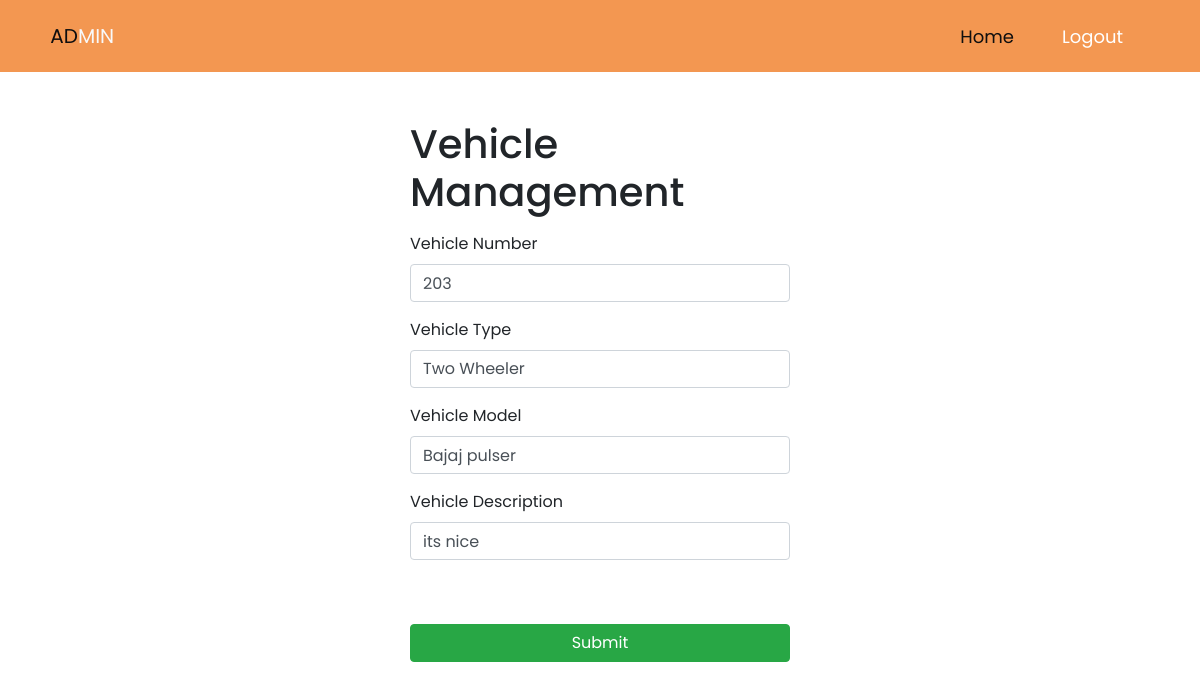
The app's page /update_vehicle_admin/2/ (signed in) with its own data.
### app/models.py (models this page shows, shortened)
class Vehicle_registeration(models.Model):
    vehicle_number=models.CharField(max_length=100,null=True)
    vehicle_type=models.CharField(max_length=100,null=True)
    vehicle_model=models.CharField(max_length=100,null=True)
    vehicle_description=models.CharField(max_length=100,null=True)
    user=models.ForeignKey(User,on_delete=models.CASCADE)

### app/views.py (the view, shortened to what this page needs)
# urls.py: path('update_vehicle_admin/<int:pk>/',views.update_vehicle_admin,name='update_vehicle_admin'),
def update_vehicle_admin(request,pk):
    if 'amname' in request.session:
        std=Vehicle_registeration.objects.get(id=pk)
        return render(request,'admin_update.html',{'std':std})
    return redirect('user_logout')

### app/templates/admin_update.html (shortened to what this page needs)
{% extends 'base3.html' %}
{% block body %}
<section>
    <div class="row mt-5">
        <div class="col-sm-4"></div>
        <div class="col-sm-4">
            <form action="{% url 'update_vehicle_admin' std.id %}" method="post" enctype="">
                <h1 class="mb-3">Vehicle Management</h1>
                <div class="form-group">
                  <label for="exampleFormControlInput1">Vehicle Number</label>
                  <input type="text" class="form-control" value="{{std.vehicle_number}}" name="vehicle_number" id="exampleFormControlInput1" >
                </div>
                <div class="form-group">
                  <label for="exampleFormControlSelect1">Vehicle Type</label>
                  <select class="form-control" name="type" id="exampleFormControlSelect1">
                    <option value="Two Wheeler">Two Wheeler</option>
                  </select>
                </div>
                <div class="form-group">
                  <label for="exampleFormControlInput1">Vehicle Model</label>
                  <input type="text" name="model" value="{{std.vehicle_model}}" class="form-control" id="exampleFormControlInput1" >
                </div>
                <div class="form-group">
                  <label for="exampleFormControlTextarea1">Vehicle  Description</label>
                  <input class="form-control" name="description" value="{{std.vehicle_description}}" id="exampleFormControlTextarea1" rows="3">
                </div>
                <div class="form-group">
                   <button type="submit" class="btn btn-success mt-5 w-100">Submit</button>
                  </div>
              </form>
        </div>
        <div class="col-sm-4"></div>
    </div>
</section>
{% endblock %}

### app/templates/base3.html (style rules this page uses)
* { margin: 0; padding: 0; box-sizing: border-box; font-family: 'Poppins', sans-serif; }

### records on screen
Vehicle_registeration: vehicle_number "203", model "Bajaj pulser", description "its nice"
